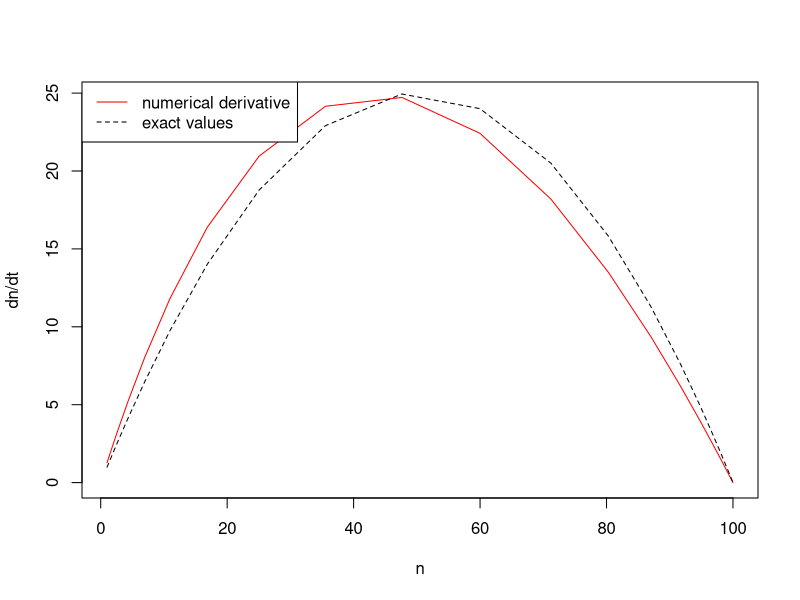

This chart was generated by the following R code:
# Make a numerical test of the solution to the logistic growth equation. 
# In other words, calculate Δn/Δt for different points on the curve in exercise 2. 
# Make a suitable plot to compare the result to the correct values given by the model
# ( dn/dt=r_0*n(1-n/K) ). 

# Key parameters:
r0 <- 1 # intrinsic growth rate
K <- 100 # carrying capacity
n0 <- 1 # starting population size for numeric solution
delta_t <- 0.5 # Fixed time-step

# A vector of t-values with the given step-size
t <- seq(0, 20, by=delta_t)

# The corresponding solution n(t):
n_solution <- K/(1+(K/n0-1)*exp(-r0*t))

# A numerical approximation of dn/dt:
dndt_num <- diff(n_solution)/diff(t) # equivalent: diff(n_solution)/delta_t
# Note: The length of dndt_num is one less than the length of n_solution

# Plot dn/dt against n:
n_plot <- n_solution[-length(n_solution)] # skip last point
plot(n_plot, dndt_num, type='l', col='red', xlab='n', ylab='dn/dt')

# Compare numerical derivative with the model:
dndt_model <- r0*n_plot*(1-n_plot/K)
lines(n_plot, dndt_model, col='black', lty='dashed')

legend('topleft', legend=c('numerical derivative','exact values'), col=c('red','black'), lty=c('solid','dashed'))
